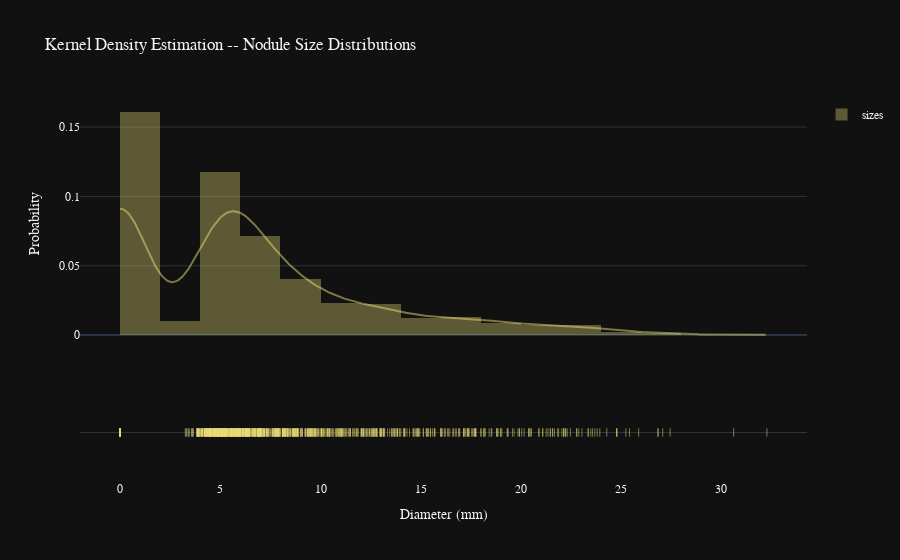

This figure's notebook cell:
### Code cell
# let's try using the figure factory class
# using figure factory create a KDE -- a KDE allows us to estimate 
# the probability density function from our dataset

# ff.create_distplot() takes in the pd.Series as a list! (all your data are passed in as a list)
# it only takes in one series data and creates a histogram with a kernel density estimation
# and the attributes for it also takes in lists -- where each elements of the list correspond to the
# data that will be plotted on the graph
fig = ff.create_distplot(
    [df_data.loc[df_data['class'] == 1]['diameter_mm']],
    group_labels=['sizes'],
    bin_size=[2],
    colors=['rgba(235, 221, 120, 0.5)'], # use rgba() as an argument for the colors
)

fig.update_layout(
    template='plotly_dark',
    title='Kernel Density Estimation -- Nodule Size Distributions',
    xaxis_title='Diameter (mm)',
    yaxis_title='Probability',
    font=dict(
        family='Monospace',
    )
)

fig.show()

### Figure 1 — Plotly figure (JSON) as saved in the notebook; plotly's stock layout.template omitted (floating-point values rounded to 4 significant figures; data arrays with more than 128 entries replaced by an {"elided": "..."} marker saying what was removed)
{"data": [{"autobinx": false, "histnorm": "probability density", "legendgroup": "sizes", "marker": {"color": "rgba(235, 221, 120, 0.5)"}, "name": "sizes", "opacity": 0.7, "type": "histogram", "x": {"elided": "1351 float values"}, "xaxis": "x", "xbins": {"end": 32.27, "size": 2, "start": 0}, "yaxis": "y"}, {"legendgroup": "sizes", "marker": {"color": "rgba(235, 221, 120, 0.5)"}, "mode": "lines", "name": "sizes", "showlegend": false, "type": "scatter", "x": {"elided": "500 float values"}, "xaxis": "x", "y": {"elided": "500 float values"}, "yaxis": "y"}, {"legendgroup": "sizes", "marker": {"color": "rgba(235, 221, 120, 0.5)", "symbol": "line-ns-open"}, "mode": "markers", "name": "sizes", "showlegend": false, "type": "scatter", "x": {"elided": "1351 float values"}, "xaxis": "x", "y": {"elided": "1351 str values"}, "yaxis": "y2"}], "layout": {"barmode": "overlay", "font": {"family": "Monospace"}, "hovermode": "closest", "legend": {"traceorder": "reversed"}, "title": {"text": "Kernel Density Estimation -- Nodule Size Distributions"}, "xaxis": {"anchor": "y2", "domain": [0, 1], "title": {"text": "Diameter (mm)"}, "zeroline": false}, "yaxis": {"anchor": "free", "domain": [0.35, 1], "position": 0, "title": {"text": "Probability"}}, "yaxis2": {"anchor": "x", "domain": [0, 0.25], "dtick": 1, "showticklabels": false}}}
